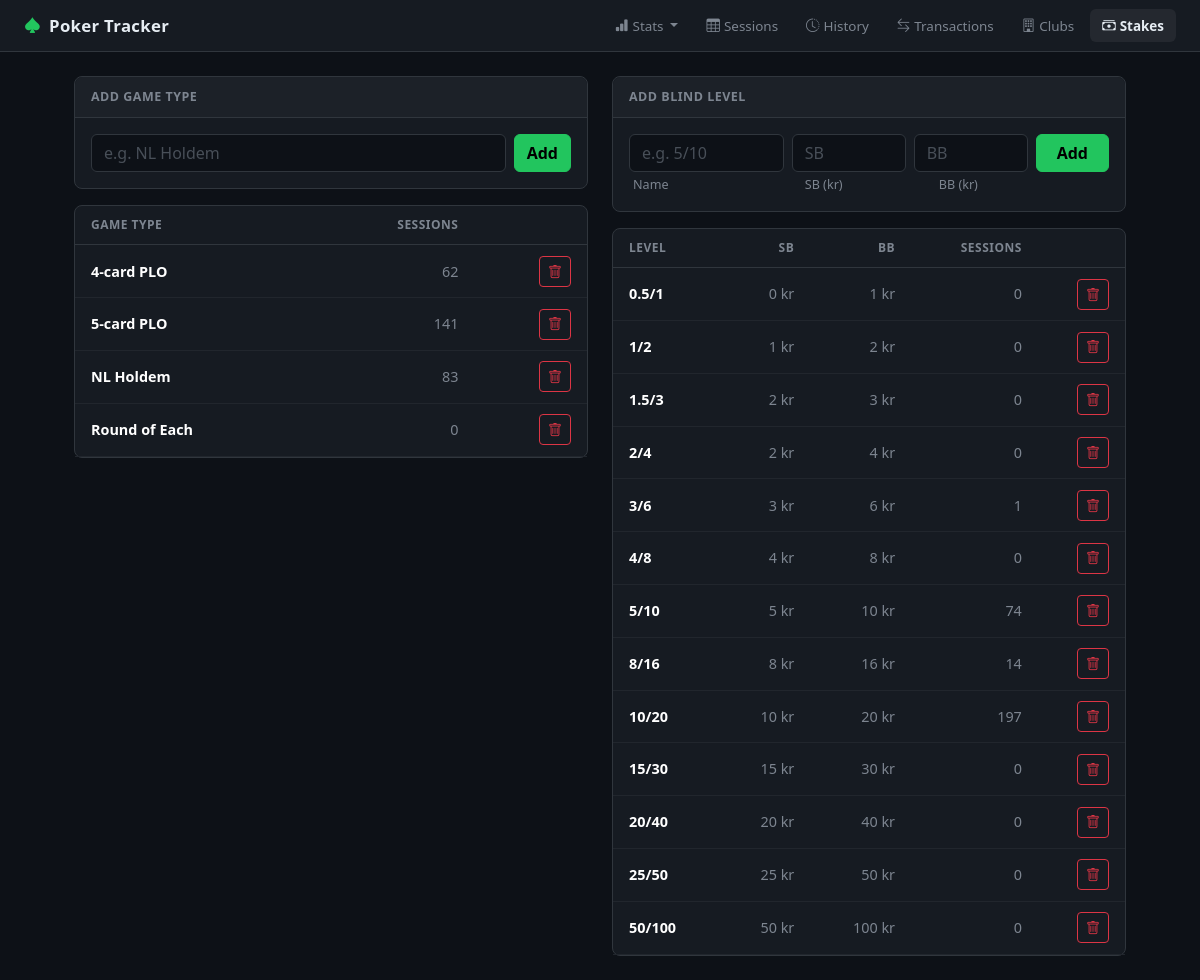
/stakes, run on the app's committed database.
### tables this page shows
CREATE TABLE games (
            id INTEGER PRIMARY KEY AUTOINCREMENT,
            name TEXT NOT NULL UNIQUE,
            created_at TEXT DEFAULT (datetime('now'))
        );

CREATE TABLE blind_levels (
            id INTEGER PRIMARY KEY AUTOINCREMENT,
            name TEXT NOT NULL UNIQUE,
            small_blind REAL NOT NULL,
            big_blind REAL NOT NULL,
            created_at TEXT DEFAULT (datetime('now'))
        );

### app.py (the view, shortened to what this page needs)
@app.route("/stakes", methods=["GET", "POST"])
def stakes():
    db = get_db()
    games = db.execute("""
        SELECT g.*, COUNT(s.id) as session_count
        FROM games g
        LEFT JOIN sessions s ON s.game_id = g.id
        GROUP BY g.id ORDER BY g.name
    """).fetchall()
    blind_levels = db.execute("""
        SELECT bl.*, COUNT(s.id) as session_count
        FROM blind_levels bl
        LEFT JOIN sessions s ON s.blind_level_id = bl.id
        GROUP BY bl.id ORDER BY bl.big_blind
    """).fetchall()
    return render_template("stakes.html", games=games, blind_levels=blind_levels)

### app.py (called while the page is built)
@app.template_filter("nok")
def nok_filter(value):
    if value is None:
        return "0 kr"
    v = float(value)
    formatted = f"{abs(v):,.0f}".replace(",", " ")
    return f"{'-' if v < 0 else ''}{formatted} kr"

### database.py (called while the page is built)
def get_db():
    if "db" not in g:
        g.db = sqlite3.connect(str(DB_PATH))
        g.db.row_factory = sqlite3.Row
        g.db.execute("PRAGMA foreign_keys = ON")
    return g.db

### templates/stakes.html (shortened to what this page needs)
{% extends "base.html" %}
{% block content %}
<div class="row g-4">
    <div class="col-md-6">
        <div class="card mb-3">
            <div class="card-header">Add Game Type</div>
            <div class="card-body">
                <form method="post">
                    <div class="d-flex gap-2">
                        <input type="text" name="name" class="form-control" placeholder="e.g. NL Holdem" required>
                        <button type="submit" class="btn btn-success text-nowrap">Add</button>
                    </div>
                </form>
            </div>
        </div>
        {% if games %}
        <div class="card">
            <div class="table-responsive">
                <table class="table table-hover mb-0">
                    <thead>
                        <tr>
                            <th>Game Type</th>
                            <th class="text-end">Sessions</th>
                            <th class="text-end"></th>
                        </tr>
                    </thead>
                    <tbody>
                        {% for g in games %}
                        <tr>
                            <td class="fw-semibold">{{ g['name'] }}</td>
                            <td class="text-end text-muted">{{ g['session_count'] }}</td>
                            <td class="text-end">
                                <form method="post" action="/games/{{ g['id'] }}/delete" class="d-inline"
                                      onsubmit="return confirm('Delete {{ g['name'] }}?')">
                                    <button type="submit" class="btn btn-sm btn-outline-danger">
                                        <i class="bi bi-trash"></i>
                                    </button>
                                </form>
                            </td>
                        </tr>
                        {% endfor %}
                    </tbody>
                </table>
            </div>
        </div>
        {% else %}
        <div class="text-center text-muted py-4">No game types yet.</div>
        {% endif %}
    </div>
    <div class="col-md-6">
        <div class="card mb-3">
            <div class="card-header">Add Blind Level</div>
            <div class="card-body">
                <form method="post">
                    <div class="row g-2">
                        <div class="col-4">
                            <input type="text" name="name" class="form-control" placeholder="e.g. 5/10" required>
                        </div>
                        <div class="col-3">
                            <input type="number" name="small_blind" class="form-control" placeholder="SB" min="0" step="any" required>
                        </div>
                        <div class="col-3">
                            <input type="number" name="big_blind" class="form-control" placeholder="BB" min="0" step="any" required>
                        </div>
                        <div class="col-2">
                            <button type="submit" class="btn btn-success w-100">Add</button>
                        </div>
                    </div>
                    <div class="d-flex gap-3 mt-1 px-1">
                        <small class="text-muted" style="flex:0 0 33%">Name</small>
                        <small class="text-muted" style="flex:0 0 25%">SB (kr)</small>
                        <small class="text-muted" style="flex:0 0 25%">BB (kr)</small>
                    </div>
                </form>
            </div>
        </div>
        {% if blind_levels %}
        <div class="card">
            <div class="table-responsive">
                <table class="table table-hover mb-0">
                    <thead>
                        <tr>
                            <th>Level</th>
                            <th class="text-end">SB</th>
                            <th class="text-end">BB</th>
                            <th class="text-end">Sessions</th>
                            <th class="text-end"></th>
                        </tr>
                    </thead>
                    <tbody>
                        {% for bl in blind_levels %}
                        <tr>
                            <td class="fw-semibold">{{ bl['name'] }}</td>
                            <td class="text-end text-muted">{{ bl['small_blind'] | nok }}</td>
                            <td class="text-end text-muted">{{ bl['big_blind'] | nok }}</td>
                            <td class="text-end text-muted">{{ bl['session_count'] }}</td>
                            <td class="text-end">
                                <form method="post" action="/blind_levels/{{ bl['id'] }}/delete" class="d-inline"
                                      onsubmit="return confirm('Delete {{ bl['name'] }}?')">
                                    <button type="submit" class="btn btn-sm btn-outline-danger">
                                        <i class="bi bi-trash"></i>
                                    </button>
                                </form>
                            </td>
                        </tr>
                        {% endfor %}
                    </tbody>
                </table>
            </div>
        </div>
        {% else %}
        <div class="text-center text-muted py-4">No blind levels yet.</div>
        {% endif %}
    </div>
</div>
{% endblock %}

### static/style.css (style rules this page uses)
body { background: #0d1117; font-size: 0.9rem; color: #e6edf3; }
.card { background: #161b22; border-color: #30363d; border-radius: 8px; }
.card-header { background: #1c2128; border-bottom: 1px solid #30363d; font-weight: 600; font-size: 0.78rem; letter-spacing: 0.5px; text-transform: uppercase; color: #7d8590; padding: 0.65rem 1rem; border-radius: 8px 8px 0 0 !important; }
.table { --bs-table-bg: transparent; --bs-table-hover-bg: rgba(255,255,255,0.03); --bs-table-border-color: #21262d; color: #e6edf3; }
.table thead th { font-size: 0.75rem; text-transform: uppercase; letter-spacing: 0.5px; color: #7d8590; border-bottom: 1px solid #30363d; padding: 0.65rem 1rem; font-weight: 600; }
.table td { padding: 0.65rem 1rem; border-color: #21262d; vertical-align: middle; }
.form-control, .form-select { background: #0d1117; border-color: #30363d; color: #e6edf3; }
.form-control::placeholder { color: #484f58; }
.btn-success { background: #22c55e; border-color: #22c55e; color: #000; font-weight: 600; }
.text-muted { color: #7d8590 !important; }

### data on the page
games: name "4-card PLO", session_count "62"
games: name "5-card PLO", session_count "141"
games: name "NL Holdem", session_count "83"
games: name "Round of Each", session_count "0"
blind_levels: name "0.5/1", small_blind|nok "0 kr", big_blind|nok "1 kr", session_count "0"
blind_levels: name "1/2", small_blind|nok "1 kr", big_blind|nok "2 kr", session_count "0"
blind_levels: name "1.5/3", small_blind|nok "2 kr", big_blind|nok "3 kr", session_count "0"
blind_levels: name "2/4", small_blind|nok "2 kr", big_blind|nok "4 kr", session_count "0"
blind_levels: name "3/6", small_blind|nok "3 kr", big_blind|nok "6 kr", session_count "1"
blind_levels: name "4/8", small_blind|nok "4 kr", big_blind|nok "8 kr", session_count "0"
blind_levels: name "5/10", small_blind|nok "5 kr", big_blind|nok "10 kr", session_count "74"
blind_levels: name "8/16", small_blind|nok "8 kr", big_blind|nok "16 kr", session_count "14"
blind_levels: name "10/20", small_blind|nok "10 kr", big_blind|nok "20 kr", session_count "197"
blind_levels: name "15/30", small_blind|nok "15 kr", big_blind|nok "30 kr", session_count "0"
blind_levels: name "20/40", small_blind|nok "20 kr", big_blind|nok "40 kr", session_count "0"
blind_levels: name "25/50", small_blind|nok "25 kr", big_blind|nok "50 kr", session_count "0"
blind_levels: name "50/100", small_blind|nok "50 kr", big_blind|nok "100 kr", session_count "0"
